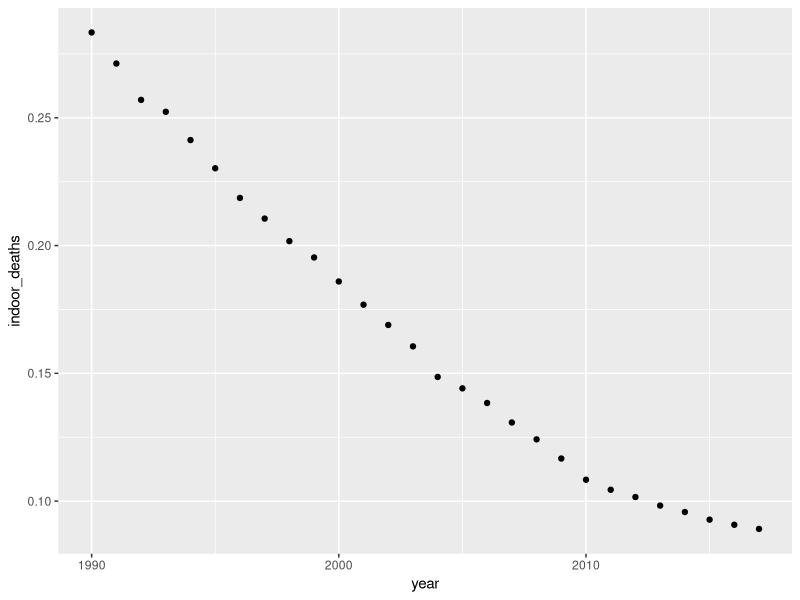
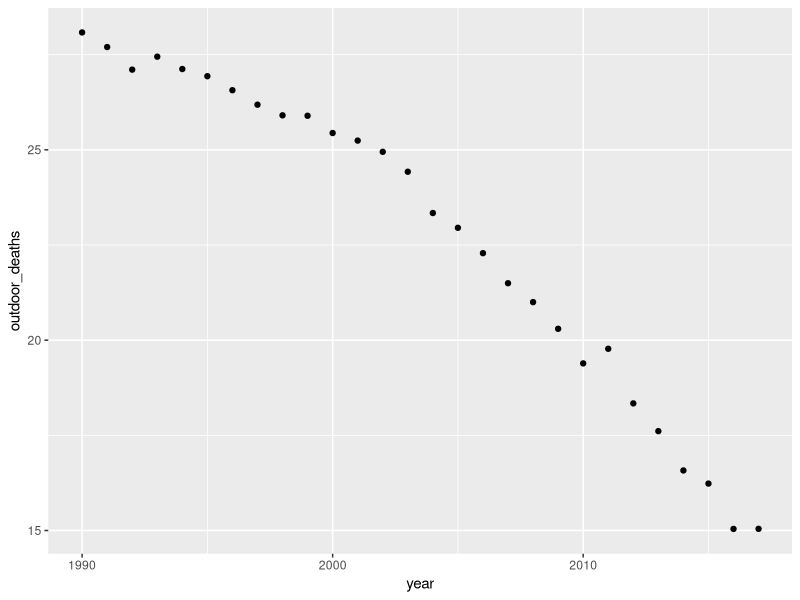
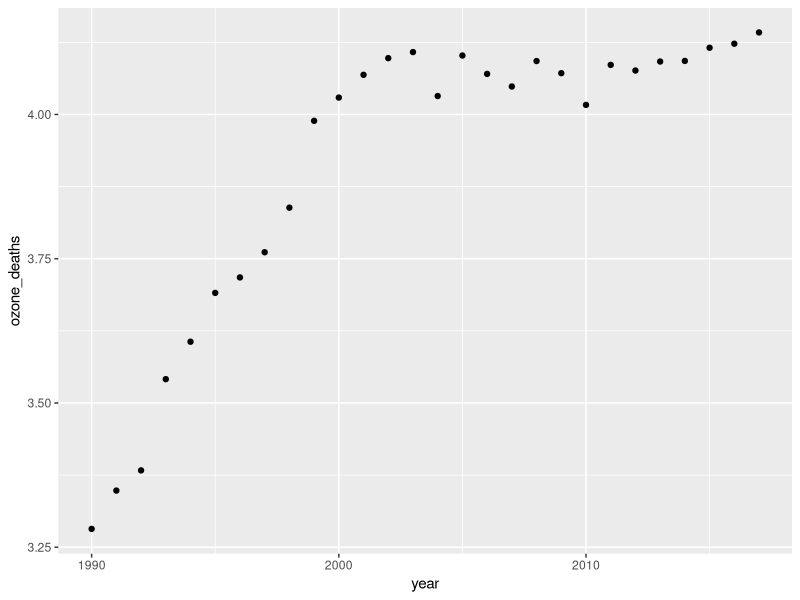

These charts were generated, in order, by the following R code:
## ---- chunk 1
knitr::opts_chunk$set(echo = TRUE)
## ---- chunk 2

library(tidyverse)
library(dplyr)
library(ggplot2)

## ---- chunk 3

deaths_df <- data.frame(read.csv("death-rates-from-air-pollution.csv", stringsAsFactors = FALSE))

glimpse(deaths_df)

colnames(deaths_df)

colnames(deaths_df) <- c("country", "acronym", "year", "total_deaths", 
                         "indoor_deaths", "outdoor_deaths", "ozone_deaths")

## ---- chunk 4
#glimpse(deaths_df)

deaths_df %>% filter(country=="United States") %>%
  select(year, indoor_deaths) %>% 
  ggplot() + 
  geom_point(aes(x=year, y=indoor_deaths))

deaths_df %>% filter(country=="United States") %>%
  select(year, outdoor_deaths) %>% 
  ggplot() + 
  geom_point(aes(x=year, y=outdoor_deaths))

deaths_df %>% filter(country=="United States") %>%
  select(year, ozone_deaths) %>% 
  ggplot() + 
  geom_point(aes(x=year, y=ozone_deaths))




## ---- chunk 5
deaths_df %>% 
  select(total_deaths, indoor_deaths, outdoor_deaths, ozone_deaths) %>% 
  filter(deaths_df$acronym == "AFG") %>% 
  summarize(mean(total_deaths))

deaths_df %>% 
  select(total_deaths, indoor_deaths, outdoor_deaths, ozone_deaths) %>% 
  filter(deaths_df$acronym == "USA") %>% 
  summarize(mean(total_deaths))


